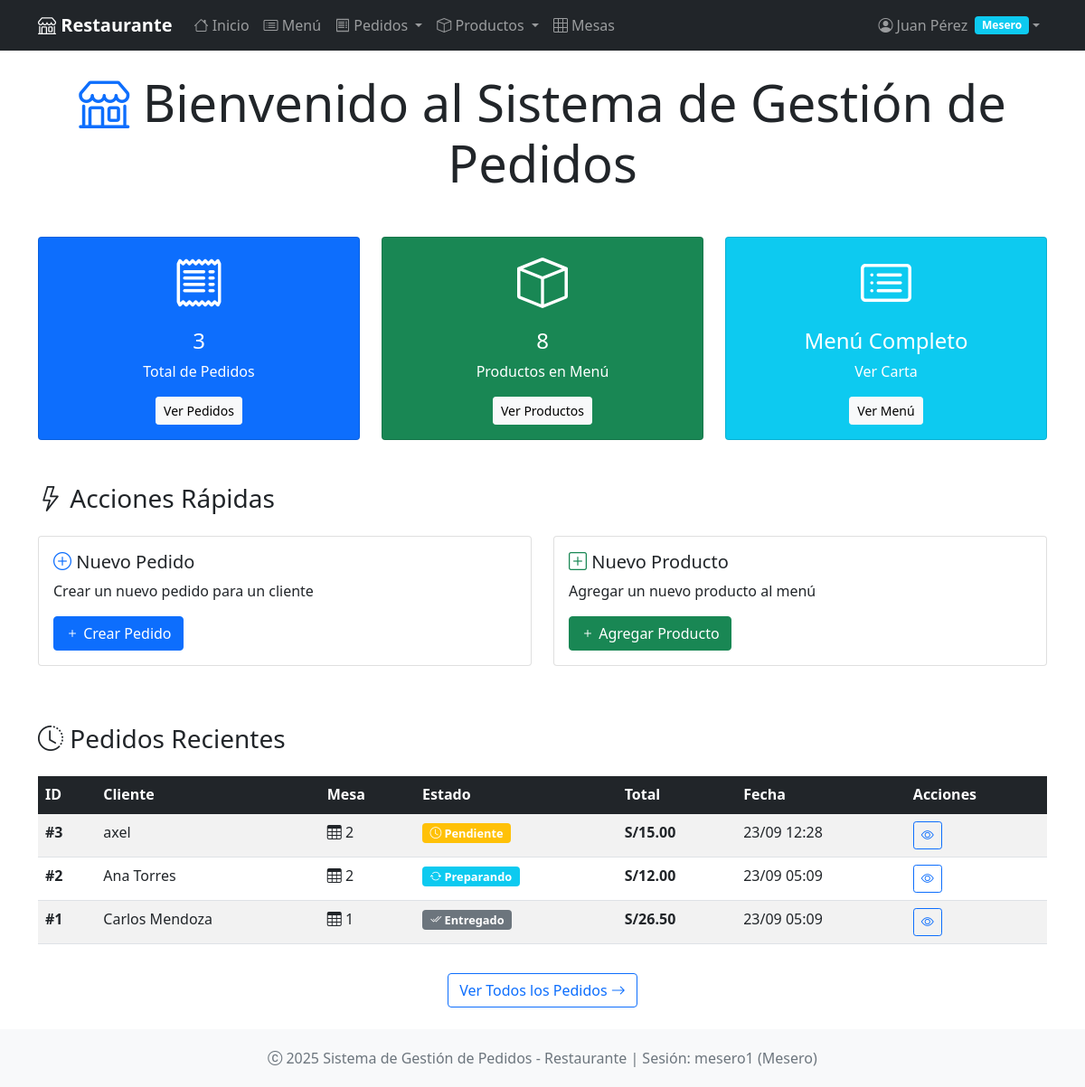
The page / (signed in) on the database its author committed.
### app.py (models this page shows, shortened)
class Usuario(UserMixin, db.Model):
    __tablename__ = 'usuarios'
    id = db.Column(db.Integer, primary_key=True)
    username = db.Column(db.String(80), unique=True, nullable=False)
    email = db.Column(db.String(120), unique=True, nullable=False)
    password_hash = db.Column(db.String(120), nullable=False)
    nombre_completo = db.Column(db.String(100), nullable=False)
    rol = db.Column(db.String(20), nullable=False, default='mesero')  # admin, mesero, cocinero
    activo = db.Column(db.Boolean, default=True)
    fecha_creacion = db.Column(db.DateTime, default=lambda: datetime.now(timezone.utc))
    ultimo_acceso = db.Column(db.DateTime)

class Pedido(db.Model):
    __tablename__ = 'pedidos'
    id = db.Column(db.Integer, primary_key=True)
    cliente_nombre = db.Column(db.String(100), nullable=False)
    cliente_telefono = db.Column(db.String(20))
    mesa_id = db.Column(db.Integer, db.ForeignKey('mesas.id'))  # Relación con Mesa
    mesa_numero = db.Column(db.String(10))  # Mantener compatibilidad
    estado = db.Column(db.String(20), default='pendiente')
    total = db.Column(db.Float, default=0.0)
    fecha = db.Column(db.DateTime, default=lambda: datetime.now(timezone.utc))
    observaciones = db.Column(db.Text)
    usuario_id = db.Column(db.Integer, db.ForeignKey('usuarios.id'))  # Quien tomó el pedido
    cocinero_id = db.Column(db.Integer, db.ForeignKey('usuarios.id'))  # Quien lo preparó
    detalles = db.relationship('DetallePedido', backref='pedido', lazy=True, cascade='all, delete-orphan')
    usuario = db.relationship('Usuario', foreign_keys=[usuario_id], backref='pedidos_tomados')
    cocinero = db.relationship('Usuario', foreign_keys=[cocinero_id], backref='pedidos_preparados')
    @property
    def mesa(self):
        return self.mesa_numero or (self.mesa_info.numero if self.mesa_info else None)

### app.py (the view)
@app.route('/')
@login_required
def index():
    total_pedidos = Pedido.query.count()
    total_productos = Producto.query.count()
    total_usuarios = Usuario.query.filter_by(activo=True).count()
    total_mesas = Mesa.query.filter_by(activa=True).count()
    hoy = date.today()
    pedidos_hoy = Pedido.query.filter(
        Pedido.fecha >= hoy,
        Pedido.fecha < hoy.replace(day=hoy.day + 1) if hoy.day < 28 else hoy.replace(month=hoy.month + 1, day=1)
    ).count()
    pedidos_recientes = Pedido.query.order_by(Pedido.fecha.desc()).limit(5).all()
    return render_template('index.html',
                         total_pedidos=total_pedidos,
                         total_productos=total_productos,
                         total_usuarios=total_usuarios,
                         total_mesas=total_mesas,
                         pedidos_hoy=pedidos_hoy,
                         pedidos_recientes=pedidos_recientes)

### app.py (called while the page is built)
@login_manager.user_loader
def load_user(user_id):
    return db.session.get(Usuario, int(user_id))

### app/templates/index.html (shortened to what this page needs)
{% extends "base.html" %}
{% block content %}
<div class="row">
    <div class="col-12">
        <h1 class="display-4 text-center mb-5">
            <i class="bi bi-shop text-primary"></i>
            Bienvenido al Sistema de Gestión de Pedidos
        </h1>
    </div>
</div>
<div class="row mb-5">
    <div class="col-md-4">
        <div class="card text-white bg-primary card-hover">
            <div class="card-body text-center">
                <i class="bi bi-receipt display-4"></i>
                <h4 class="card-title mt-3">{{ total_pedidos }}</h4>
                <p class="card-text">Total de Pedidos</p>
                <a href="{{ url_for('lista_pedidos') }}" class="btn btn-light btn-sm">Ver Pedidos</a>
            </div>
        </div>
    </div>
    <div class="col-md-4">
        <div class="card text-white bg-success card-hover">
            <div class="card-body text-center">
                <i class="bi bi-box display-4"></i>
                <h4 class="card-title mt-3">{{ total_productos }}</h4>
                <p class="card-text">Productos en Menú</p>
                <a href="{{ url_for('lista_productos') }}" class="btn btn-light btn-sm">Ver Productos</a>
            </div>
        </div>
    </div>
    <div class="col-md-4">
        <div class="card text-white bg-info card-hover">
            <div class="card-body text-center">
                <i class="bi bi-card-list display-4"></i>
                <h4 class="card-title mt-3">Menú Completo</h4>
                <p class="card-text">Ver Carta</p>
                <a href="{{ url_for('menu') }}" class="btn btn-light btn-sm">Ver Menú</a>
            </div>
        </div>
    </div>
</div>
<div class="row mb-5">
    <div class="col-12">
        <h3 class="mb-4">
            <i class="bi bi-lightning"></i> Acciones Rápidas
        </h3>
    </div>
    <div class="col-md-6 mb-3">
        <div class="card card-hover">
            <div class="card-body">
                <h5 class="card-title">
                    <i class="bi bi-plus-circle text-primary"></i> Nuevo Pedido
                </h5>
                <p class="card-text">Crear un nuevo pedido para un cliente</p>
                <a href="{{ url_for('nuevo_pedido') }}" class="btn btn-primary">
                    <i class="bi bi-plus"></i> Crear Pedido
                </a>
            </div>
        </div>
    </div>
    <div class="col-md-6 mb-3">
        <div class="card card-hover">
            <div class="card-body">
                <h5 class="card-title">
                    <i class="bi bi-plus-square text-success"></i> Nuevo Producto
                </h5>
                <p class="card-text">Agregar un nuevo producto al menú</p>
                <a href="{{ url_for('nuevo_producto') }}" class="btn btn-success">
                    <i class="bi bi-plus"></i> Agregar Producto
                </a>
            </div>
        </div>
    </div>
</div>
{% if pedidos_recientes %}
<div class="row">
    <div class="col-12">
        <h3 class="mb-4">
            <i class="bi bi-clock-history"></i> Pedidos Recientes
        </h3>
        <div class="table-responsive">
            <table class="table table-striped">
                <thead class="table-dark">
                    <tr>
                        <th>ID</th>
                        <th>Cliente</th>
                        <th>Mesa</th>
                        <th>Estado</th>
                        <th>Total</th>
                        <th>Fecha</th>
                        <th>Acciones</th>
                    </tr>
                </thead>
                <tbody>
                    {% for pedido in pedidos_recientes %}
                    <tr>
                        <td><strong>#{{ pedido.id }}</strong></td>
                        <td>{{ pedido.cliente_nombre }}</td>
                        <td>
                            {% if pedido.mesa %}
                                <i class="bi bi-table"></i> {{ pedido.mesa }}
                            {% else %}
                                <span class="text-muted">N/A</span>
                            {% endif %}
                        </td>
                        <td>
                            {% if pedido.estado == 'pendiente' %}
                                <span class="badge bg-warning estado-badge">
                                    <i class="bi bi-clock"></i> Pendiente
                                </span>
                            {% elif pedido.estado == 'preparando' %}
                                <span class="badge bg-info estado-badge">
                                    <i class="bi bi-arrow-repeat"></i> Preparando
                                </span>
                            {% elif pedido.estado == 'listo' %}
                                <span class="badge bg-success estado-badge">
                                    <i class="bi bi-check-circle"></i> Listo
                                </span>
                            {% elif pedido.estado == 'entregado' %}
                                <span class="badge bg-secondary estado-badge">
                                    <i class="bi bi-check2-all"></i> Entregado
                                </span>
                            {% else %}
                                <span class="badge bg-danger estado-badge">
                                    <i class="bi bi-x-circle"></i> Cancelado
                                </span>
                            {% endif %}
                        </td>
                        <td><strong>S/{{ "{:,.2f}".format(pedido.total) }}</strong></td>
                        <td>{{ pedido.fecha.strftime('%d/%m %H:%M') }}</td>
                        <td>
                            <a href="{{ url_for('ver_pedido', id=pedido.id) }}"
                               class="btn btn-sm btn-outline-primary">
                                <i class="bi bi-eye"></i>
                            </a>
                        </td>
                    </tr>
                    {% endfor %}
                </tbody>
            </table>
        </div>
        <div class="text-center mt-3">
            <a href="{{ url_for('lista_pedidos') }}" class="btn btn-outline-primary">
                Ver Todos los Pedidos <i class="bi bi-arrow-right"></i>
            </a>
        </div>
    </div>
</div>
{% endif %}
{% endblock %}

### app/templates/base.html (shortened to what this page needs)
<!DOCTYPE html>
<html lang="es">
<head>
    <link href="https://cdn.jsdelivr.net/npm/bootstrap@5.1.3/dist/css/bootstrap.min.css" rel="stylesheet">
    <link href="https://cdn.jsdelivr.net/npm/bootstrap-icons@1.8.1/font/bootstrap-icons.css" rel="stylesheet">
</head>
<body class="d-flex flex-column min-vh-100">
    <nav class="navbar navbar-expand-lg navbar-dark bg-dark">
        <div class="container">
            <a class="navbar-brand" href="{{ url_for('index') }}">
                <i class="bi bi-shop"></i> Restaurante
            </a>
            <div class="collapse navbar-collapse" id="navbarNav">
                {% if current_user.is_authenticated %}
                <ul class="navbar-nav me-auto">
                    <li class="nav-item">
                        <a class="nav-link" href="{{ url_for('index') }}">
                            <i class="bi bi-house"></i> Inicio
                        </a>
                    </li>
                    <li class="nav-item">
                        <a class="nav-link" href="{{ url_for('menu') }}">
                            <i class="bi bi-card-list"></i> Menú
                        </a>
                    </li>
                    <li class="nav-item dropdown">
                        <a class="nav-link dropdown-toggle" href="#" role="button" data-bs-toggle="dropdown">
                            <i class="bi bi-receipt"></i> Pedidos
                        </a>
                    </li>
                    <li class="nav-item dropdown">
                        <a class="nav-link dropdown-toggle" href="#" role="button" data-bs-toggle="dropdown">
                            <i class="bi bi-box"></i> Productos
                        </a>
                    </li>
                    <li class="nav-item">
                        <a class="nav-link" href="{{ url_for('mesas') }}">
                            <i class="bi bi-grid-3x3"></i> Mesas
                        </a>
                    </li>
                </ul>
                <ul class="navbar-nav">
                    <li class="nav-item dropdown">
                        <a class="nav-link dropdown-toggle d-flex align-items-center" href="#" role="button" data-bs-toggle="dropdown">
                            {% if current_user.rol == 'admin' %}
                                <i class="bi bi-person-badge me-1"></i>
                            {% elif current_user.rol == 'mesero' %}
                                <i class="bi bi-person-circle me-1"></i>
                            {% elif current_user.rol == 'cocinero' %}
                                <i class="bi bi-chef-hat me-1"></i>
                            {% endif %}
                            {{ current_user.nombre_completo }}
                            <span class="badge bg-{{ 'success' if current_user.rol == 'admin' else 'info' if current_user.rol == 'mesero' else 'warning' }} ms-2">
                                {{ current_user.rol.title() }}
                            </span>
                        </a>
                    </li>
                </ul>
                {% endif %}
            </div>
        </div>
    </nav>
    <main class="container my-4 flex-grow-1">
        {% block content %}{% endblock %}
    </main>
    <footer class="footer bg-light">
        <div class="container text-center">
            <span class="text-muted">
                <i class="bi bi-c-circle"></i> 2025 Sistema de Gestión de Pedidos - Restaurante
                {% if current_user.is_authenticated %}
                    | Sesión: {{ current_user.username }} ({{ current_user.rol.title() }})
                {% endif %}
            </span>
        </div>
    </footer>
</body>
</html>

### app/templates/base.html (style rules this page uses)
.navbar-brand { font-weight: bold; }
.footer { margin-top: auto; padding: 20px 0; background-color: #f8f9fa; }
.min-vh-100 { min-height: 100vh; }
.estado-badge { font-size: 0.8em; }

### rows shown on the page
Usuario: nombre_completo "Juan Pérez", rol "Mesero", username "mesero1"
Pedido: id "3", cliente_nombre "axel", mesa "2", estado "pendiente" (drawn), total "15.00", fecha "23/09 12:28"
Pedido: id "2", cliente_nombre "Ana Torres", mesa "2", estado "preparando" (drawn), total "12.00", fecha "23/09 05:09"
Pedido: id "1", cliente_nombre "Carlos Mendoza", mesa "1", estado "entregado" (drawn), total "26.50", fecha "23/09 05:09"

### other values the page prints
{{ total_pedidos }} "3"
{{ total_productos }} "8"
